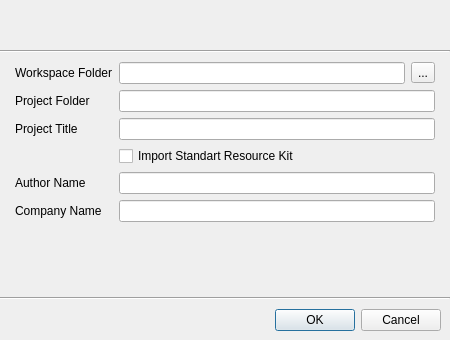
<?xml version="1.0" encoding="UTF-8"?>
<ui version="4.0">
 <class>NewProjectDialog</class>
 <widget class="QDialog" name="NewProjectDialog">
  <property name="geometry">
   <rect>
    <x>0</x>
    <y>0</y>
    <width>450</width>
    <height>340</height>
   </rect>
  </property>
  <property name="windowTitle">
   <string>New Project</string>
  </property>
  <property name="windowIcon">
   <iconset resource="../assets/icons.qrc">
    <normaloff>:/icons/icon/ignis.png</normaloff>:/icons/icon/ignis.png</iconset>
  </property>
  <layout class="QVBoxLayout" name="verticalLayout">
   <property name="spacing">
    <number>0</number>
   </property>
   <property name="leftMargin">
    <number>0</number>
   </property>
   <property name="topMargin">
    <number>0</number>
   </property>
   <property name="rightMargin">
    <number>0</number>
   </property>
   <property name="bottomMargin">
    <number>0</number>
   </property>
   <item>
    <widget class="QWidget" name="header" native="true">
     <property name="minimumSize">
      <size>
       <width>0</width>
       <height>50</height>
      </size>
     </property>
     <property name="maximumSize">
      <size>
       <width>16777215</width>
       <height>50</height>
      </size>
     </property>
    </widget>
   </item>
   <item>
    <widget class="Line" name="line">
     <property name="orientation">
      <enum>Qt::Horizontal</enum>
     </property>
    </widget>
   </item>
   <item>
    <widget class="QWidget" name="widget_2" native="true">
     <property name="sizePolicy">
      <sizepolicy hsizetype="Preferred" vsizetype="Expanding">
       <horstretch>0</horstretch>
       <verstretch>0</verstretch>
      </sizepolicy>
     </property>
     <layout class="QVBoxLayout" name="verticalLayout_2">
      <item>
       <layout class="QFormLayout" name="formLayout">
        <property name="leftMargin">
         <number>6</number>
        </property>
        <property name="rightMargin">
         <number>6</number>
        </property>
        <item row="0" column="0">
         <widget class="QLabel" name="label">
          <property name="text">
           <string>Workspace Folder</string>
          </property>
         </widget>
        </item>
        <item row="0" column="1">
         <layout class="QHBoxLayout" name="horizontalLayout_2">
          <item>
           <widget class="QLineEdit" name="edtWorkspace">
            <property name="readOnly">
             <bool>true</bool>
            </property>
           </widget>
          </item>
          <item>
           <widget class="QToolButton" name="btnLookForProjectPath">
            <property name="text">
             <string>...</string>
            </property>
           </widget>
          </item>
         </layout>
        </item>
        <item row="1" column="0">
         <widget class="QLabel" name="label_2">
          <property name="text">
           <string>Project Folder</string>
          </property>
         </widget>
        </item>
        <item row="1" column="1">
         <widget class="QLineEdit" name="edtProjectFolder"/>
        </item>
        <item row="4" column="0">
         <widget class="QLabel" name="label_3">
          <property name="text">
           <string>Author Name</string>
          </property>
         </widget>
        </item>
        <item row="4" column="1">
         <widget class="QLineEdit" name="edtAuthor"/>
        </item>
        <item row="5" column="0">
         <widget class="QLabel" name="label_4">
          <property name="text">
           <string>Company Name</string>
          </property>
         </widget>
        </item>
        <item row="5" column="1">
         <widget class="QLineEdit" name="edtCompany"/>
        </item>
        <item row="3" column="1">
         <widget class="QCheckBox" name="cbImport">
          <property name="text">
           <string>Import Standart Resource Kit</string>
          </property>
         </widget>
        </item>
        <item row="2" column="1">
         <widget class="QLineEdit" name="edtProjectTitle"/>
        </item>
        <item row="2" column="0">
         <widget class="QLabel" name="label_5">
          <property name="text">
           <string>Project Title</string>
          </property>
         </widget>
        </item>
       </layout>
      </item>
     </layout>
    </widget>
   </item>
   <item>
    <widget class="Line" name="line_2">
     <property name="orientation">
      <enum>Qt::Horizontal</enum>
     </property>
    </widget>
   </item>
   <item>
    <widget class="QWidget" name="widget" native="true">
     <layout class="QHBoxLayout" name="horizontalLayout">
      <item>
       <widget class="QDialogButtonBox" name="buttonBox">
        <property name="orientation">
         <enum>Qt::Horizontal</enum>
        </property>
        <property name="standardButtons">
         <set>QDialogButtonBox::Cancel|QDialogButtonBox::Ok</set>
        </property>
       </widget>
      </item>
     </layout>
    </widget>
   </item>
  </layout>
 </widget>
 <tabstops>
  <tabstop>edtProjectFolder</tabstop>
  <tabstop>cbImport</tabstop>
  <tabstop>edtAuthor</tabstop>
  <tabstop>edtCompany</tabstop>
  <tabstop>edtWorkspace</tabstop>
  <tabstop>btnLookForProjectPath</tabstop>
 </tabstops>
 <resources>
  <include location="../assets/icons.qrc"/>
 </resources>
 <connections>
  <connection>
   <sender>buttonBox</sender>
   <signal>accepted()</signal>
   <receiver>NewProjectDialog</receiver>
   <slot>accept()</slot>
   <hints>
    <hint type="sourcelabel">
     <x>424</x>
     <y>300</y>
    </hint>
    <hint type="destinationlabel">
     <x>277</x>
     <y>-15</y>
    </hint>
   </hints>
  </connection>
  <connection>
   <sender>buttonBox</sender>
   <signal>rejected()</signal>
   <receiver>NewProjectDialog</receiver>
   <slot>reject()</slot>
   <hints>
    <hint type="sourcelabel">
     <x>298</x>
     <y>291</y>
    </hint>
    <hint type="destinationlabel">
     <x>133</x>
     <y>-16</y>
    </hint>
   </hints>
  </connection>
 </connections>
</ui>
